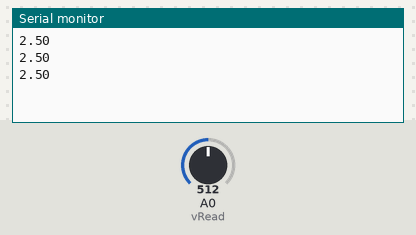
The sketch below on a simulated Arduino Uno, built with avr-gcc and run on an emulated ATmega328P. Shown: the last lines printed to the serial monitor. The test bench sets the inputs (shaded band); at power-on: A0 (vRead) = 512.

Above: at 1.3 s.
1.4 s: A0 (vRead) set to 716
At 1.9 s:
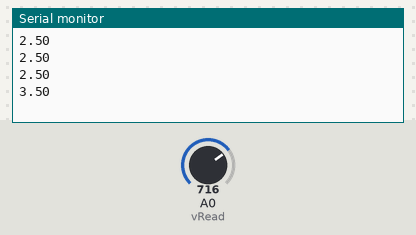
2.9 s: A0 (vRead) set to 900
At 3.4 s:
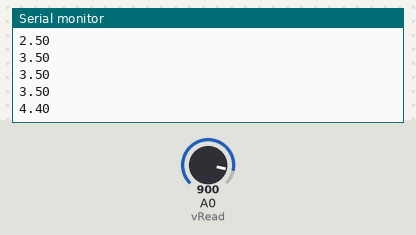
Timing chart, 0 to 5.9 s (numbered marks = the images above; inputs shaded):
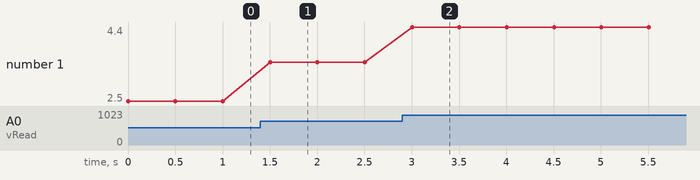

Measured:
- after the input at 1.4 s, the serial monitor: prints a new line after 0.10 s (image 1)
- after the input at 2.9 s, the serial monitor: prints a new line after 0.10 s (image 2)
- plotted number 1: 2.5 → 3.5 after the input at 1.4 s, 3.5 → 4.4 after the input at 2.9 s

The sketch:

voltimetro.ino
```cpp
float vOut;
float vRead = A0;
float analogVal;

void setup() {
  // put your setup code here, to run once:
  Serial.begin(9600);
  pinMode(vRead, INPUT);
}

void loop() {

  // put your main code here, to run repeatedly:
  analogVal = analogRead(vRead);
  vOut = (5. * analogVal)/1023 ;
  Serial.println(vOut);
  delay(500);

}
```
